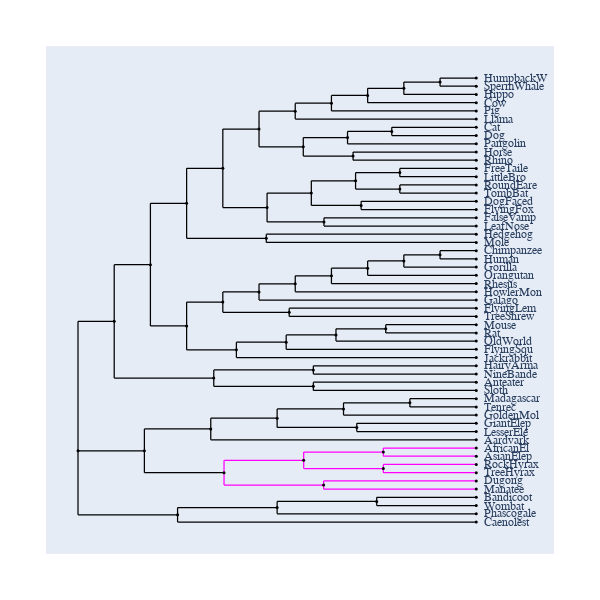

Notebook code cell kept with this figure:
### Markdown cell above
## With Contemporaneous Tips

### Code cell
fig.contemporaneous = True
fig.show()

### Figure 1 — Plotly figure (JSON) as saved in the notebook; plotly's stock layout.template omitted (floating-point values rounded to 4 significant figures; data arrays with more than 128 entries replaced by an {"elided": "..."} marker saying what was removed)
{"data": [{"line": {"color": "black", "shape": "spline", "smoothing": 1.3, "width": 1.25}, "mode": "lines", "showlegend": false, "type": "scatter", "x": {"elided": "584 float values"}, "y": {"elided": "584 float values"}}, {"legendgroup": "Afrotheria", "line": {"color": "magenta", "width": 1.25}, "mode": "lines", "name": "Afrotheria", "type": "scatter", "x": [0.3667, 0.3667, null, 0.3667, 0.5667, null, 0.5667, 0.5667, null, 0.5667, 0.7667, null, 0.7667, 0.7667, null, 0.7667, 1.0, null, 0.7667, 0.7667, null, 0.7667, 1.0, null, 0.5667, 0.5667, null, 0.5667, 0.7667, null, 0.7667, 0.7667, null, 0.7667, 1.0, null, 0.7667, 0.7667, null, 0.7667, 1.0, null, 0.3667, 0.3667, null, 0.3667, 0.6167, null, 0.6167, 0.6167, null, 0.6167, 1.0, null, 0.6167, 0.6167, null, 0.6167, 1.0, null], "y": [-27.3, -25.35, null, -25.35, -25.35, null, -25.35, -24.05, null, -24.05, -24.05, null, -24.05, -23.4, null, -23.4, -23.4, null, -24.05, -24.7, null, -24.7, -24.7, null, -25.35, -26.65, null, -26.65, -26.65, null, -26.65, -26.0, null, -26.0, -26.0, null, -26.65, -27.3, null, -27.3, -27.3, null, -27.3, -29.25, null, -29.25, -29.25, null, -29.25, -28.6, null, -28.6, -28.6, null, -29.25, -29.9, null, -29.9, -29.9, null]}, {"hoverinfo": "text", "marker": {"color": "black", "size": 3, "symbol": "circle"}, "mode": "markers", "showlegend": false, "text": ["root", "edge.37", "edge.33", "edge.19", "edge.17", "edge.16", "edge.15", "edge.14", "edge.13", "edge.12", "edge.11", "HumpbackW", "SpermWhale", "Hippo", "Cow", "Pig", "Llama", "edge.10", "edge.9", "edge.8", "Cat", "Dog", "Pangolin", "edge.7", "Horse", "Rhino", "edge.6", "edge.4", "edge.3", "edge.1", "FreeTaile", "LittleBro", "edge.2", "RoundEare", "TombBat", "edge.0", "DogFaced", "FlyingFox", "edge.5", "FalseVamp", "LeafNose", "edge.18", "Hedgehog", "Mole", "edge.32", "edge.27", "edge.26", "edge.25", "edge.24", "edge.23", "edge.22", "edge.21", "Chimpanzee", "Human", "Gorilla", "Orangutan", "Rhesus", "HowlerMon", "Galago", "edge.20", "FlyingLem", "TreeShrew", "edge.31", "edge.30", "edge.29", "edge.28", "Mouse", "Rat", "OldWorld", "FlyingSqu", "Jackrabbit", "edge.36", "edge.34", "HairyArma", "NineBande", "edge.35", "Anteater", "Sloth", "edge.48", "edge.47", "edge.46", "edge.44", "edge.43", "Madagascar", "Tenrec", "GoldenMol", "edge.45", "GiantElep", "LesserEle", "Aardvark", "edge.42", "edge.41", "edge.39", "AfricanEl", "AsianElep", "edge.40", "RockHyrax", "TreeHyrax", "edge.38", "Dugong", "Manatee", "edge.51", "edge.50", "edge.49", "Bandicoot", "Wombat", "Phascogale", "Caenolest"], "type": "scatter", "x": [0, 0.09091, 0.1818, 0.2727, 0.3636, 0.4545, 0.5455, 0.6364, 0.7273, 0.8182, 0.9091, 1.0, 1.0, 1.0, 1.0, 1.0, 1.0, 0.5657, 0.6768, 0.7879, 1.0, 1.0, 1.0, 0.6907, 1.0, 1.0, 0.4747, 0.5859, 0.697, 0.8081, 1.0, 1.0, 0.8081, 1.0, 1.0, 0.7109, 1.0, 1.0, 0.6176, 1.0, 1.0, 0.4727, 1.0, 1.0, 0.2727, 0.3636, 0.4545, 0.5455, 0.6364, 0.7273, 0.8182, 0.9091, 1.0, 1.0, 1.0, 1.0, 1.0, 1.0, 1.0, 0.5303, 1.0, 1.0, 0.3977, 0.5227, 0.6477, 0.7727, 1.0, 1.0, 1.0, 1.0, 1.0, 0.3409, 0.5909, 1.0, 1.0, 0.5909, 1.0, 1.0, 0.1667, 0.3333, 0.5, 0.6667, 0.8333, 1.0, 1.0, 1.0, 0.7, 1.0, 1.0, 1.0, 0.3667, 0.5667, 0.7667, 1.0, 1.0, 0.7667, 1.0, 1.0, 0.6167, 1.0, 1.0, 0.25, 0.5, 0.75, 1.0, 1.0, 1.0, 1.0], "y": [-23.85, -3.379, 5.591, 15.29, 20.83, 27.04, 29.86, 31.12, 32.34, 33.48, 34.45, 35.1, 33.8, 32.5, 31.2, 29.9, 28.6, 24.21, 25.67, 26.65, 27.3, 26.0, 24.7, 22.75, 23.4, 22.1, 14.63, 16.9, 18.85, 20.15, 20.8, 19.5, 17.55, 18.2, 16.9, 14.95, 15.6, 14.3, 12.35, 13.0, 11.7, 9.75, 10.4, 9.1, -4.108, -0.3352, 1.28, 2.559, 3.819, 5.038, 6.175, 7.15, 7.8, 6.5, 5.2, 3.9, 2.6, 1.3, 0.0, -1.95, -1.3, -2.6, -7.881, -6.663, -5.525, -4.55, -3.9, -5.2, -6.5, -7.8, -9.1, -12.35, -11.05, -10.4, -11.7, -13.65, -13.0, -14.3, -23.85, -20.39, -18.69, -17.23, -16.25, -15.6, -16.9, -18.2, -20.15, -19.5, -20.8, -22.1, -27.3, -25.35, -24.05, -23.4, -24.7, -26.65, -26.0, -27.3, -29.25, -28.6, -29.9, -33.96, -32.83, -31.85, -31.2, -32.5, -33.8, -35.1]}], "layout": {"annotations": [{"font": {"family": "Inconsolata, monospace", "size": 12}, "showarrow": false, "text": "HumpbackW", "textangle": 0, "x": 1.014, "xanchor": "left", "xref": "x", "y": 35.1, "yref": "y"}, {"font": {"family": "Inconsolata, monospace", "size": 12}, "showarrow": false, "text": "SpermWhale", "textangle": 0, "x": 1.014, "xanchor": "left", "xref": "x", "y": 33.8, "yref": "y"}, {"font": {"family": "Inconsolata, monospace", "size": 12}, "showarrow": false, "text": "Hippo", "textangle": 0, "x": 1.014, "xanchor": "left", "xref": "x", "y": 32.5, "yref": "y"}, {"font": {"family": "Inconsolata, monospace", "size": 12}, "showarrow": false, "text": "Cow", "textangle": 0, "x": 1.014, "xanchor": "left", "xref": "x", "y": 31.2, "yref": "y"}, {"font": {"family": "Inconsolata, monospace", "size": 12}, "showarrow": false, "text": "Pig", "textangle": 0, "x": 1.014, "xanchor": "left", "xref": "x", "y": 29.9, "yref": "y"}, {"font": {"family": "Inconsolata, monospace", "size": 12}, "showarrow": false, "text": "Llama", "textangle": 0, "x": 1.014, "xanchor": "left", "xref": "x", "y": 28.6, "yref": "y"}, {"font": {"family": "Inconsolata, monospace", "size": 12}, "showarrow": false, "text": "Cat", "textangle": 0, "x": 1.014, "xanchor": "left", "xref": "x", "y": 27.3, "yref": "y"}, {"font": {"family": "Inconsolata, monospace", "size": 12}, "showarrow": false, "text": "Dog", "textangle": 0, "x": 1.014, "xanchor": "left", "xref": "x", "y": 26.0, "yref": "y"}, {"font": {"family": "Inconsolata, monospace", "size": 12}, "showarrow": false, "text": "Pangolin", "textangle": 0, "x": 1.014, "xanchor": "left", "xref": "x", "y": 24.7, "yref": "y"}, {"font": {"family": "Inconsolata, monospace", "size": 12}, "showarrow": false, "text": "Horse", "textangle": 0, "x": 1.014, "xanchor": "left", "xref": "x", "y": 23.4, "yref": "y"}, {"font": {"family": "Inconsolata, monospace", "size": 12}, "showarrow": false, "text": "Rhino", "textangle": 0, "x": 1.014, "xanchor": "left", "xref": "x", "y": 22.1, "yref": "y"}, {"font": {"family": "Inconsolata, monospace", "size": 12}, "showarrow": false, "text": "FreeTaile", "textangle": 0, "x": 1.014, "xanchor": "left", "xref": "x", "y": 20.8, "yref": "y"}, {"font": {"family": "Inconsolata, monospace", "size": 12}, "showarrow": false, "text": "LittleBro", "textangle": 0, "x": 1.014, "xanchor": "left", "xref": "x", "y": 19.5, "yref": "y"}, {"font": {"family": "Inconsolata, monospace", "size": 12}, "showarrow": false, "text": "RoundEare", "textangle": 0, "x": 1.014, "xanchor": "left", "xref": "x", "y": 18.2, "yref": "y"}, {"font": {"family": "Inconsolata, monospace", "size": 12}, "showarrow": false, "text": "TombBat", "textangle": 0, "x": 1.014, "xanchor": "left", "xref": "x", "y": 16.9, "yref": "y"}, {"font": {"family": "Inconsolata, monospace", "size": 12}, "showarrow": false, "text": "DogFaced", "textangle": 0, "x": 1.014, "xanchor": "left", "xref": "x", "y": 15.6, "yref": "y"}, {"font": {"family": "Inconsolata, monospace", "size": 12}, "showarrow": false, "text": "FlyingFox", "textangle": 0, "x": 1.014, "xanchor": "left", "xref": "x", "y": 14.3, "yref": "y"}, {"font": {"family": "Inconsolata, monospace", "size": 12}, "showarrow": false, "text": "FalseVamp", "textangle": 0, "x": 1.014, "xanchor": "left", "xref": "x", "y": 13.0, "yref": "y"}, {"font": {"family": "Inconsolata, monospace", "size": 12}, "showarrow": false, "text": "LeafNose", "textangle": 0, "x": 1.014, "xanchor": "left", "xref": "x", "y": 11.7, "yref": "y"}, {"font": {"family": "Inconsolata, monospace", "size": 12}, "showarrow": false, "text": "Hedgehog", "textangle": 0, "x": 1.014, "xanchor": "left", "xref": "x", "y": 10.4, "yref": "y"}, {"font": {"family": "Inconsolata, monospace", "size": 12}, "showarrow": false, "text": "Mole", "textangle": 0, "x": 1.014, "xanchor": "left", "xref": "x", "y": 9.1, "yref": "y"}, {"font": {"family": "Inconsolata, monospace", "size": 12}, "showarrow": false, "text": "Chimpanzee", "textangle": 0, "x": 1.014, "xanchor": "left", "xref": "x", "y": 7.8, "yref": "y"}, {"font": {"family": "Inconsolata, monospace", "size": 12}, "showarrow": false, "text": "Human", "textangle": 0, "x": 1.014, "xanchor": "left", "xref": "x", "y": 6.5, "yref": "y"}, {"font": {"family": "Inconsolata, monospace", "size": 12}, "showarrow": false, "text": "Gorilla", "textangle": 0, "x": 1.014, "xanchor": "left", "xref": "x", "y": 5.2, "yref": "y"}, {"font": {"family": "Inconsolata, monospace", "size": 12}, "showarrow": false, "text": "Orangutan", "textangle": 0, "x": 1.014, "xanchor": "left", "xref": "x", "y": 3.9, "yref": "y"}, {"font": {"family": "Inconsolata, monospace", "size": 12}, "showarrow": false, "text": "Rhesus", "textangle": 0, "x": 1.014, "xanchor": "left", "xref": "x", "y": 2.6, "yref": "y"}, {"font": {"family": "Inconsolata, monospace", "size": 12}, "showarrow": false, "text": "HowlerMon", "textangle": 0, "x": 1.014, "xanchor": "left", "xref": "x", "y": 1.3, "yref": "y"}, {"font": {"family": "Inconsolata, monospace", "size": 12}, "showarrow": false, "text": "Galago", "textangle": 0, "x": 1.014, "xanchor": "left", "xref": "x", "y": 0.0, "yref": "y"}, {"font": {"family": "Inconsolata, monospace", "size": 12}, "showarrow": false, "text": "FlyingLem", "textangle": 0, "x": 1.014, "xanchor": "left", "xref": "x", "y": -1.3, "yref": "y"}, {"font": {"family": "Inconsolata, monospace", "size": 12}, "showarrow": false, "text": "TreeShrew", "textangle": 0, "x": 1.014, "xanchor": "left", "xref": "x", "y": -2.6, "yref": "y"}, {"font": {"family": "Inconsolata, monospace", "size": 12}, "showarrow": false, "text": "Mouse", "textangle": 0, "x": 1.014, "xanchor": "left", "xref": "x", "y": -3.9, "yref": "y"}, {"font": {"family": "Inconsolata, monospace", "size": 12}, "showarrow": false, "text": "Rat", "textangle": 0, "x": 1.014, "xanchor": "left", "xref": "x", "y": -5.2, "yref": "y"}, {"font": {"family": "Inconsolata, monospace", "size": 12}, "showarrow": false, "text": "OldWorld", "textangle": 0, "x": 1.014, "xanchor": "left", "xref": "x", "y": -6.5, "yref": "y"}, {"font": {"family": "Inconsolata, monospace", "size": 12}, "showarrow": false, "text": "FlyingSqu", "textangle": 0, "x": 1.014, "xanchor": "left", "xref": "x", "y": -7.8, "yref": "y"}, {"font": {"family": "Inconsolata, monospace", "size": 12}, "showarrow": false, "text": "Jackrabbit", "textangle": 0, "x": 1.014, "xanchor": "left", "xref": "x", "y": -9.1, "yref": "y"}, {"font": {"family": "Inconsolata, monospace", "size": 12}, "showarrow": false, "text": "HairyArma", "textangle": 0, "x": 1.014, "xanchor": "left", "xref": "x", "y": -10.4, "yref": "y"}, {"font": {"family": "Inconsolata, monospace", "size": 12}, "showarrow": false, "text": "NineBande", "textangle": 0, "x": 1.014, "xanchor": "left", "xref": "x", "y": -11.7, "yref": "y"}, {"font": {"family": "Inconsolata, monospace", "size": 12}, "showarrow": false, "text": "Anteater", "textangle": 0, "x": 1.014, "xanchor": "left", "xref": "x", "y": -13.0, "yref": "y"}, {"font": {"family": "Inconsolata, monospace", "size": 12}, "showarrow": false, "text": "Sloth", "textangle": 0, "x": 1.014, "xanchor": "left", "xref": "x", "y": -14.3, "yref": "y"}, {"font": {"family": "Inconsolata, monospace", "size": 12}, "showarrow": false, "text": "Madagascar", "textangle": 0, "x": 1.014, "xanchor": "left", "xref": "x", "y": -15.6, "yref": "y"}, {"font": {"family": "Inconsolata, monospace", "size": 12}, "showarrow": false, "text": "Tenrec", "textangle": 0, "x": 1.014, "xanchor": "left", "xref": "x", "y": -16.9, "yref": "y"}, {"font": {"family": "Inconsolata, monospace", "size": 12}, "showarrow": false, "text": "GoldenMol", "textangle": 0, "x": 1.014, "xanchor": "left", "xref": "x", "y": -18.2, "yref": "y"}, {"font": {"family": "Inconsolata, monospace", "size": 12}, "showarrow": false, "text": "GiantElep", "textangle": 0, "x": 1.014, "xanchor": "left", "xref": "x", "y": -19.5, "yref": "y"}, {"font": {"family": "Inconsolata, monospace", "size": 12}, "showarrow": false, "text": "LesserEle", "textangle": 0, "x": 1.014, "xanchor": "left", "xref": "x", "y": -20.8, "yref": "y"}, {"font": {"family": "Inconsolata, monospace", "size": 12}, "showarrow": false, "text": "Aardvark", "textangle": 0, "x": 1.014, "xanchor": "left", "xref": "x", "y": -22.1, "yref": "y"}, {"font": {"family": "Inconsolata, monospace", "size": 12}, "showarrow": false, "text": "AfricanEl", "textangle": 0, "x": 1.014, "xanchor": "left", "xref": "x", "y": -23.4, "yref": "y"}, {"font": {"family": "Inconsolata, monospace", "size": 12}, "showarrow": false, "text": "AsianElep", "textangle": 0, "x": 1.014, "xanchor": "left", "xref": "x", "y": -24.7, "yref": "y"}, {"font": {"family": "Inconsolata, monospace", "size": 12}, "showarrow": false, "text": "RockHyrax", "textangle": 0, "x": 1.014, "xanchor": "left", "xref": "x", "y": -26.0, "yref": "y"}, {"font": {"family": "Inconsolata, monospace", "size": 12}, "showarrow": false, "text": "TreeHyrax", "textangle": 0, "x": 1.014, "xanchor": "left", "xref": "x", "y": -27.3, "yref": "y"}, {"font": {"family": "Inconsolata, monospace", "size": 12}, "showarrow": false, "text": "Dugong", "textangle": 0, "x": 1.014, "xanchor": "left", "xref": "x", "y": -28.6, "yref": "y"}, {"font": {"family": "Inconsolata, monospace", "size": 12}, "showarrow": false, "text": "Manatee", "textangle": 0, "x": 1.014, "xanchor": "left", "xref": "x", "y": -29.9, "yref": "y"}, {"font": {"family": "Inconsolata, monospace", "size": 12}, "showarrow": false, "text": "Bandicoot", "textangle": 0, "x": 1.014, "xanchor": "left", "xref": "x", "y": -31.2, "yref": "y"}, {"font": {"family": "Inconsolata, monospace", "size": 12}, "showarrow": false, "text": "Wombat", "textangle": 0, "x": 1.014, "xanchor": "left", "xref": "x", "y": -32.5, "yref": "y"}, {"font": {"family": "Inconsolata, monospace", "size": 12}, "showarrow": false, "text": "Phascogale", "textangle": 0, "x": 1.014, "xanchor": "left", "xref": "x", "y": -33.8, "yref": "y"}, {"font": {"family": "Inconsolata, monospace", "size": 12}, "showarrow": false, "text": "Caenolest", "textangle": 0, "x": 1.014, "xanchor": "left", "xref": "x", "y": -35.1, "yref": "y"}], "autosize": true, "font": {"family": "Balto", "size": 14}, "height": 600, "hovermode": "closest", "margin": {"b": 50, "l": 50, "pad": 4, "r": 50, "t": 50}, "showlegend": false, "width": 600, "xaxis": {"autorange": true, "visible": false}, "yaxis": {"autorange": true, "visible": false}}}
